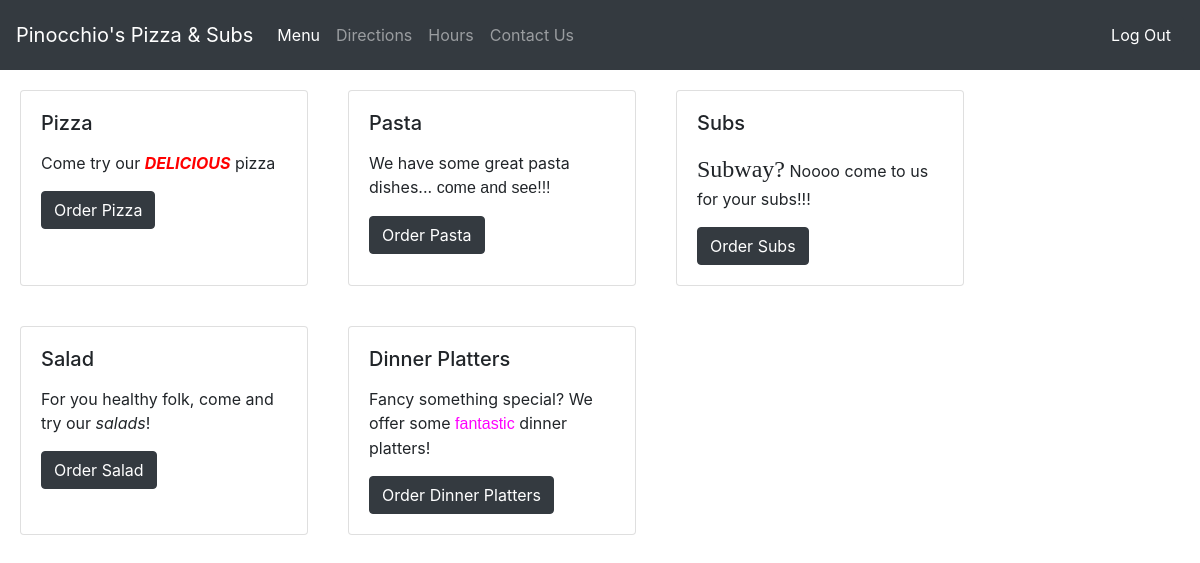
The app's page / (signed in) with its own data.
### orders/models.py (models this page shows, shortened)
class Category(models.Model):
    category_title = models.CharField(max_length=200)
    category_gif = models.CharField(max_length=200)
    category_description = models.TextField() #make this the wysiwyg text field

### orders/views.py (the view)
# urls.py: path("", views.index, name="index"),
def index(request):
    if request.user.is_authenticated:
        return render(request, "orders/home.html", {"categories":Category.objects.all})
    else:
        return redirect("orders:login")

### orders/templates/orders/home.html
{% extends 'orders/header.html' %}
{% block content %}
    <div class="container-fluid">
      <div class="row">
        {% for cat in categories %}
          <div class="card" style="width: 18rem; margin: 20px;">
            <div class="card-body">
              <h5 class="card-title" >{{cat.category_title}}</h5>
              <p class="card-text">{{cat.category_description|safe}}</p>
              <a href="#" class="btn btn-dark" >Order {{cat.category_title}}</a>
            </div>
          </div>
        {% endfor %}
      </div>
    </div>
{% endblock %}

### records on screen
Category: category_title "Pizza", category_description "Come try our DELICIOUS pizza"
Category: category_title "Pasta", category_description "We have some great pasta dishes... come and see!!!"
Category: category_title "Subs", category_description "Subway? Noooo come to us for your subs!!!"
Category: category_title "Salad", category_description "For you healthy folk, come and try our salads !"
Category: category_title "Dinner Platters", category_description "Fancy something special? We offer some fantastic dinner platters!"
